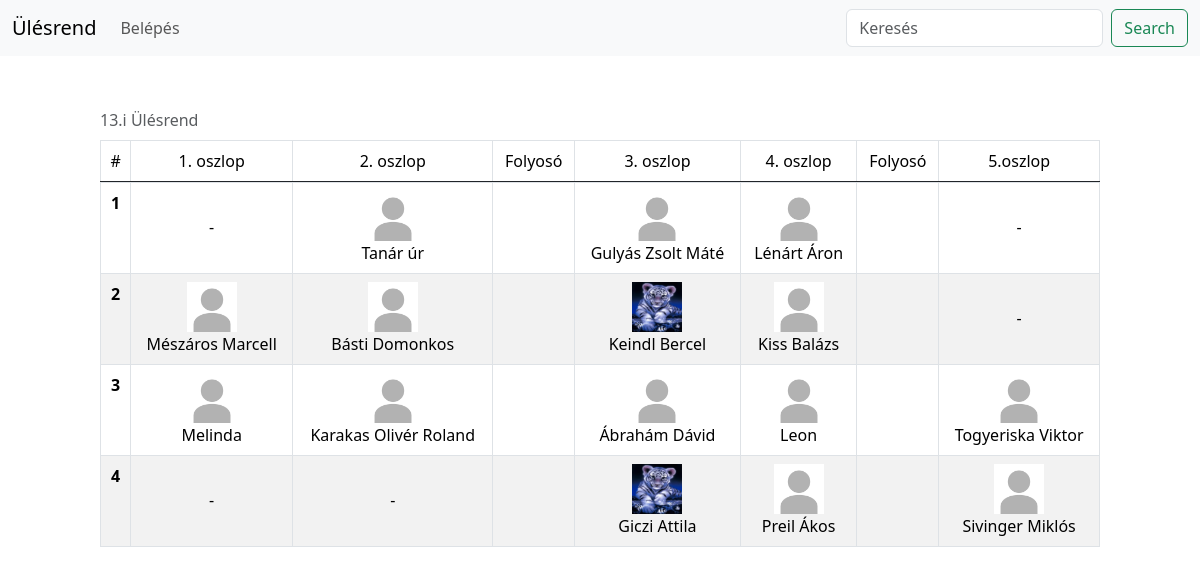
The page / on the database its author committed.
### tables this page shows
CREATE TABLE `x23da_osztaly` (
  `id` int(10) UNSIGNED NOT NULL,
  `nev` tinytext NOT NULL,
  `sor` tinyint(3) UNSIGNED NOT NULL,
  `oszlop` tinyint(3) UNSIGNED NOT NULL,
  `felhasznalonev` varchar(20) DEFAULT NULL,
  `jelszo` varchar(256) DEFAULT NULL,
  `isAdmin` tinyint(1) DEFAULT NULL
);

### controllers/index.php (called while the page is built, shortened)
<?php
$name = '';
require 'models/index.php';
require 'views/index.php';
?>

### index.php (called while the page is built, shortened)
<?php
$page = 'index';
require 'controllers/'.$page.'.php';
?>

### models/index.php (called while the page is built)
<?php
$resp = array();
require_once './common/db.inc.php';
$sql = "SELECT id, nev, sor, oszlop, isAdmin FROM " . DB_PREFIX . "_osztaly ORDER BY sor, oszlop";
$result = $conn->query($sql);
if ($result->num_rows > 0) {
    while ($row = $result->fetch_assoc()) {
        $resp[] = array("id" => $row["id"], "nev" => $row["nev"], "sor" => $row["sor"], "oszlop" => $row["oszlop"], "isAdmin" => $row["isAdmin"]);
    }
}
?>

### views/index.php (the view, shortened to what this page needs)
<!DOCTYPE html>
<html lang="en">
<head>
    <link href="https://cdn.jsdelivr.net/npm/bootstrap@5.3.3/dist/css/bootstrap.min.css" rel="stylesheet"
>
</head>
<?php
$fejlec = array("#", "1. oszlop", "2. oszlop", "Folyosó", "3. oszlop", "4. oszlop", "Folyosó", "5.oszlop");
include './common/navbar.inc.php'
?>
    <table class="table caption-top table-striped table-bordered">
        <thead>
            <tr>
                <?php
                foreach ($fejlec as $sor) {
                    echo "<td>" . $sor . "</td>";
                }
                ?>
            </tr>
        </thead>
        <caption>13.i Ülésrend</caption>
        <tbody class="table-group-divider">
            <tr>
                <?php
                $sor = NULL;
                    foreach ($resp as $row) {
                        if ($sor !== $row["sor"]) {
                            if ($sor !== NULL)
                                echo "</tr>"
                                    ?>
                            <tr style="background-color: <?php echo $cellBgColor; ?>;">
                            <th scope="row"><?php echo $row["sor"] + 1; ?></th>
                            <?php
                            $sor = $row["sor"];
                        }
                        $class = "";
                        $profilePicture = "";
                        if(file_exists("uploads/".$row["id"].".jpg")){
                            $profilePicture = "<img src=\"uploads/".$row["id"].".jpg\" class='profilePic'>";
                        }
                        elseif(strpos($row["nev"], "-")){
                            $profilePicture = "";
                        }
                        else{
                            $profilePicture = "<img src='uploads/default.jpg' class='profilePic'>";
                        }
                        $nev = $row["nev"];
                        $id = $_SESSION["id"] ?? NULL;
                        $isAdmin = $_SESSION["isAdmin"] ?? NULL;
                        if (isset($isAdmin) && $isAdmin == 1) {
                            if ($row["oszlop"] == 2 or $row["oszlop"] == 4) {
                                echo "<td></td>";
                            }
                            if(strpos($row["nev"], "-")){
                                echo "<td " . $class . ">". $profilePicture . "<br>" . $nev. "</td>";
                            }else{
                                echo "<td " . $class . "><a href='profile.php?id=" . $row["id"] . "'>" . $profilePicture . "<br>" . $nev . "</a></td>";
                            }
                        }else{
                            if($row["id"] == $id) {
                                echo "<td " . $class . "><a href='profile.php'>" . $profilePicture . "<br>" . $nev . "</a></td>";
                            }else{
                                echo "<td " . $class . ">". $profilePicture . "<br>" . $nev. "</td>";
                            }
                            if ($row["oszlop"] == 1 or $row["oszlop"] == 3) {
                                echo "<td></td>";
                            }
                        }
                    }
                ?>
            </tr>
        </tbody>
    </table>
</body>
<?php
include "./common/style.inc.php";
?>

### common/navbar.inc.php (shortened to what this page needs)
<!DOCTYPE html>
<html lang="en">
<head>
    <link href="https://cdn.jsdelivr.net/npm/bootstrap@5.3.3/dist/css/bootstrap.min.css" rel="stylesheet"
>
</head>
<body>
<nav class="navbar fixed-top navbar-expand-lg bg-body-tertiary">
    <div class="container-fluid">
        <a class="navbar-brand" href="index.php">Ülésrend</a>
        <div class="collapse navbar-collapse" id="navbarTogglerDemo03">
            <ul class="navbar-nav me-auto mb-2 mb-lg-0">
                <li class="nav-item">
                    <?php
                    if (isset($_SESSION["id"])) {
                        echo '<a class="nav-link" href="index.php?page=login">Kilépés</a>';
                    } else {
                        echo '<a class="nav-link" href="index.php?page=login">Belépés</a>';
                    }
                    ?>
                </li>
            </ul>
            <form class="d-flex" role="search" action="index.php" method="post">
                <input onkeyup="showHint(this.value)" class="form-control me-2" name="keresett_nev" type="text" placeholder="Keresés"
                    value="<?php echo $name ?>" aria-label="Kereses">
                <button class="btn btn-outline-success" value="KERESES" type="submit">Search</button>
            </form>
        </div>
    </div>
</nav>

### common/style.inc.php (shortened to what this page needs)
</body>
</html>

### common/style.inc.php (style rules this page uses)
body { text-align: center; display: flex; justify-content: center; flex-direction: column; padding: 100px; }
th, td { padding: 10px; }
.profilePic { max-width: 100px; max-height: 50px; }

### rows shown on the page
x23da_osztaly: $row["sor"] + 1 "1", nev "-"
x23da_osztaly: nev "Tanár úr"
x23da_osztaly: nev "Gulyás Zsolt Máté"
x23da_osztaly: nev "Lénárt Áron"
x23da_osztaly: nev "-"
x23da_osztaly: $row["sor"] + 1 "2", nev "Mészáros Marcell"
x23da_osztaly: nev "Básti Domonkos"
x23da_osztaly: nev "Keindl Bercel"
x23da_osztaly: nev "Kiss Balázs"
x23da_osztaly: nev "-"
x23da_osztaly: $row["sor"] + 1 "3", nev "Melinda"
x23da_osztaly: nev "Karakas Olivér Roland"
x23da_osztaly: nev "Ábrahám Dávid"
x23da_osztaly: nev "Leon"
x23da_osztaly: nev "Togyeriska Viktor"
x23da_osztaly: $row["sor"] + 1 "4", nev "-"
x23da_osztaly: nev "-"
x23da_osztaly: nev "Giczi Attila"
x23da_osztaly: nev "Preil Ákos"
x23da_osztaly: nev "Sivinger Miklós"

### other values the page prints
$sor "#"
$sor "1. oszlop"
$sor "2. oszlop"
$sor "Folyosó"
$sor "3. oszlop"
$sor "4. oszlop"
$sor "5.oszlop"
